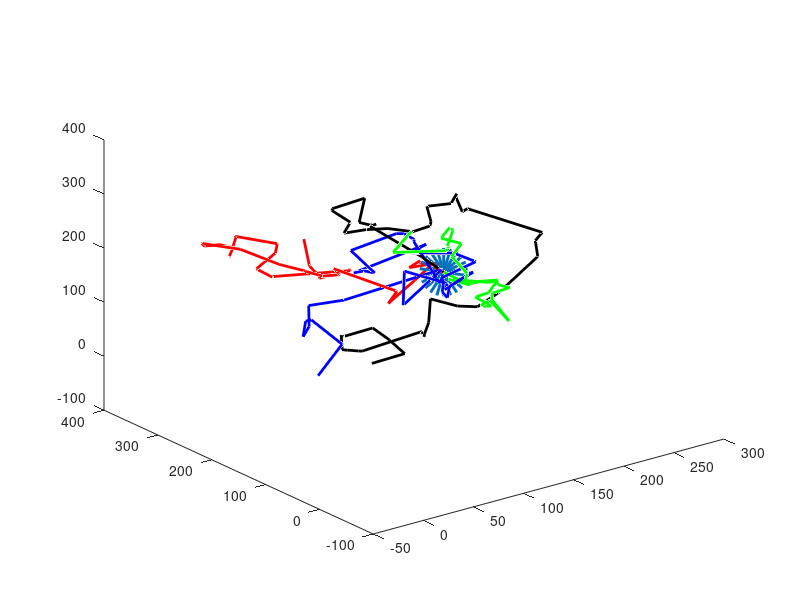

Source code (MATLAB):
b1 = load("brown1.csv");
b2 = load("brown2.csv");
b3 = load("brown3.csv");
b4 = load("brown4.csv");

h = plot3(
      b1(:,1), b1(:,2), b1(:,3),'r', "linewidth", 2,
      b2(:,1), b2(:,2), b2(:,3),'g', "linewidth", 2,
      b3(:,1), b3(:,2), b3(:,3),'b', "linewidth", 2,
      b4(:,1), b4(:,2), b4(:,3),'k', "linewidth", 2,
      b1(1,1), b1(1,2), b1(1,3),'o', "markersize", 15, "linewidth", 20);

